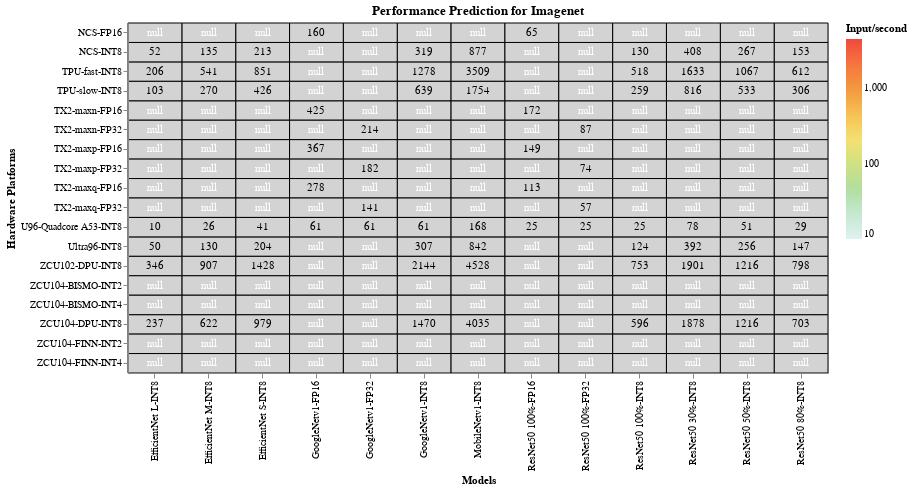

Notebook code cell kept with this figure:
### Markdown cell above
### Performance Prediction

### Code cell
#hide_input
%run scripts/altair_plots.py  #run the heatmaps script
#load imagenet dataset and plot it
heatmap(pd.read_csv("data/processed_csv/performance_prediction_imagenet.csv"), 'lightgrey','Performance Prediction for Imagenet')

### Figure 1 — Vega-Lite specification as saved in the notebook (floating-point values rounded to 4 significant figures; data arrays with more than 128 entries replaced by an {"elided": "..."} marker saying what was removed)
{"config": {"view": {"continuousWidth": 400, "continuousHeight": 300}}, "layer": [{"mark": {"type": "rect", "invalid": null, "stroke": "black", "strokeWidth": 1}, "encoding": {"color": {"type": "quantitative", "condition": {"value": "lightgrey", "selection": "selector003"}, "field": "values", "scale": {"scheme": "lightmulti", "type": "log"}, "title": "Input/second"}, "tooltip": [{"type": "quantitative", "field": "values", "title": "Input/sec"}, {"type": "nominal", "field": "x", "title": "Model"}, {"type": "nominal", "field": "y", "title": "Hardware Platform"}], "x": {"type": "ordinal", "field": "x", "title": "Models"}, "y": {"type": "ordinal", "field": "y", "title": "Hardware Platforms"}}, "height": 350, "selection": {"selector003": {"type": "single", "on": "mouseover", "nearest": true}}, "title": "Performance Prediction for Imagenet", "width": 700}, {"mark": {"type": "text", "color": "white"}, "encoding": {"color": {"condition": {"value": "black", "test": "(datum.values > 1)"}, "value": "white"}, "text": {"type": "quantitative", "field": "values", "format": ".0f"}, "tooltip": [{"type": "quantitative", "field": "values", "format": ".0f", "title": "Input/sec"}, {"type": "nominal", "field": "x", "title": "Model"}, {"type": "nominal", "field": "y", "title": "Hardware Platform"}], "x": {"type": "ordinal", "field": "x", "title": "Models"}, "y": {"type": "ordinal", "field": "y", "title": "Hardware Platforms"}}}], "data": {"name": "data-b1932dbefd6e224f13b62aadcf91077f"}, "$schema": "https://vega.github.io/schema/vega-lite/v4.8.1.json", "datasets": {"data-b1932dbefd6e224f13b62aadcf91077f": {"elided": "234 records"}}}
